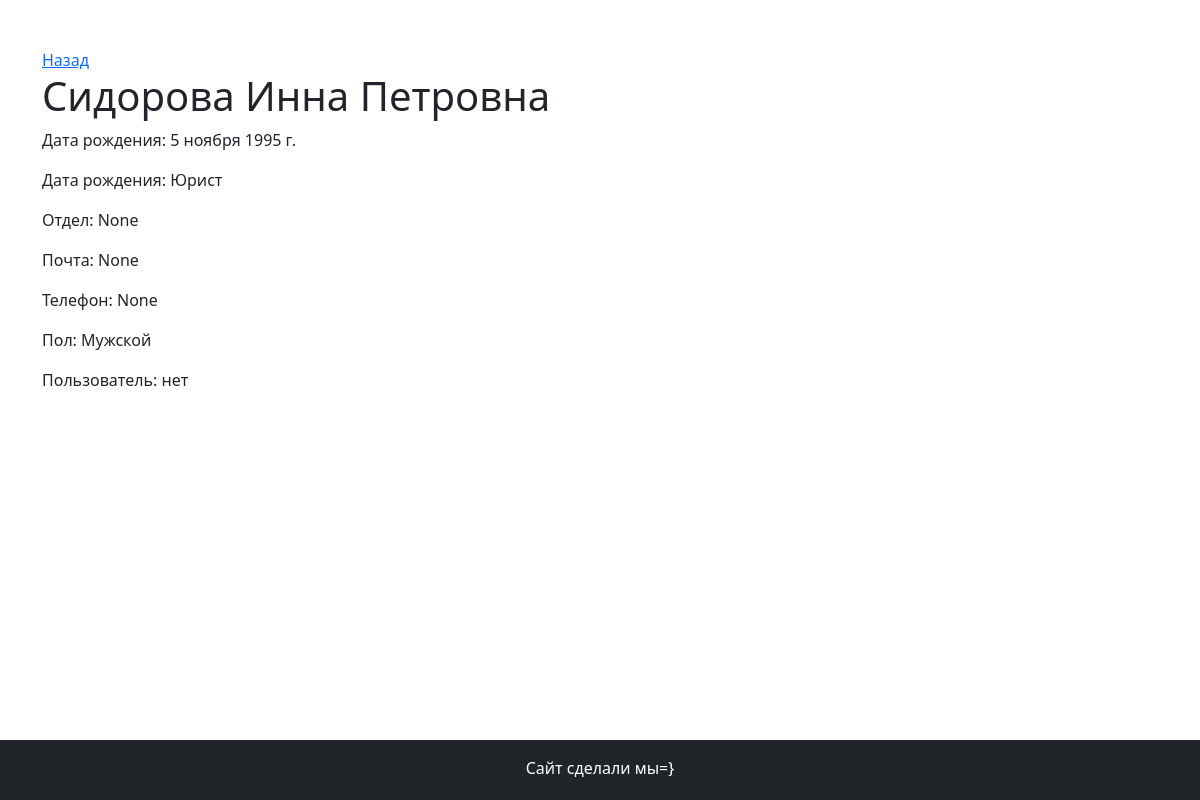
Screenshot of /3/ with the database file from the repository.
### crm/models.py (models this page shows, shortened)
class Sotrudnic(models.Model):
    fio = models.CharField('ФИО', max_length=255, null=False, blank=False, db_index=True)
    data_rozdenia = models.DateField('Дата рождения', null=False, blank=False, db_index=True)
    dolznost = models.CharField('Должность', max_length=255, null=False, blank=False, db_index=True)
    otdel = models.ForeignKey(Otdel, verbose_name='Отдел', on_delete=models.SET_NULL, null=True, blank=True, db_index=True)
    email = models.EmailField('Почта', max_length=255, null=True,blank=True, db_index=True)
    telephone = models.CharField('Телефон', max_length=255, null=True,blank=True, db_index=True)
    pol = models.IntegerField('Пол',default=1, choices=POL_LIST, null=True,blank=True, db_index=True)
    user = models.OneToOneField(User, verbose_name='Пользователь', on_delete=models.SET_NULL, null=True, blank=True, db_index=True)
    adres_prozivania = models.CharField('Адрес проживания',  max_length=255, null=True,blank=True, db_index=True)
    photo = models.ImageField('Фото', null=True, blank=True, db_index=True)
    inn = models.CharField('ИНН', max_length=255, null=True,blank=True, db_index=True)
    passport_seria_nomer = models.CharField('Паспорт Серия и номер', max_length=255, null=True,blank=True, db_index=True)
    passport_vidan_kem_i_gde = models.CharField('Паспорт выдан когда и где', max_length=255, null=True,blank=True, db_index=True)
    def get_photo_admin(self):
        if self.photo:
            return safe(
                f'<a target="_black" href="{self.photo.url}"><img width=70 height=70 src="{self.photo.url}"></a>')
        return 'Нет'
    get_photo_admin.short_description = 'Фото'
    get_photo_admin.allow_tags = True
    class Meta:
        verbose_name = 'Сотрудника'
        verbose_name_plural = 'Сотрудники'

### crm/views.py (the view)
# urls.py: path('<id_sotrudnica>/', render_detail_sotrudnic, name='render_detail_sotrudnic'),
def render_detail_sotrudnic(request, id_sotrudnica):
    try:
        sotrudnic = Sotrudnic.objects.get(id=id_sotrudnica)
        return render(request, "crm/vibrani_sotrudnic.html", {"sotrudnic": sotrudnic})
    except Exception:
        return render(request, "crm/404.html", {})

### crm/templates/crm/vibrani_sotrudnic.html (shortened to what this page needs)
{% extends 'crm/base.html' %}
{% block Content %}
<div class="container py-5">
    <div class="row">
        <div class="col-12">
            <a href="/">Назад</a>
        </div>
        <div class="col-12">
            <h1> {{ sotrudnic.fio }} </h1>
        </div>
        <div class="col-12 {% if sotrudnic.photo %}col-md-6 {% else %}col-md-12{% endif %}">
            <p>Дата рождения: {{ sotrudnic.data_rozdenia }}</p>
            <p>Дата рождения: {{ sotrudnic.dolznost }}</p>
            <p>Отдел: {{ sotrudnic.otdel }}</p>
            <p>Почта: {{ sotrudnic.email }}</p>
            <p>Телефон: {{ sotrudnic.telephone }}</p>
            <p>Пол: {{ sotrudnic.get_pol_display }}</p>
            <p>Пользователь: {{ sotrudnic.user|default_if_none:'нет' }}</p>
        </div>
    </div>
</div>
{% endblock %}

### crm/static/crm/style.css (style rules this page uses)
html,body, .wrapper { height: 100%; }

### rows the page displays
Sotrudnic: fio "Сидорова Инна Петровна", data_rozdenia "5 ноября 1995 г.", dolznost "Юрист", otdel "None", email "None", telephone "None", pol "Мужской", user "нет"
